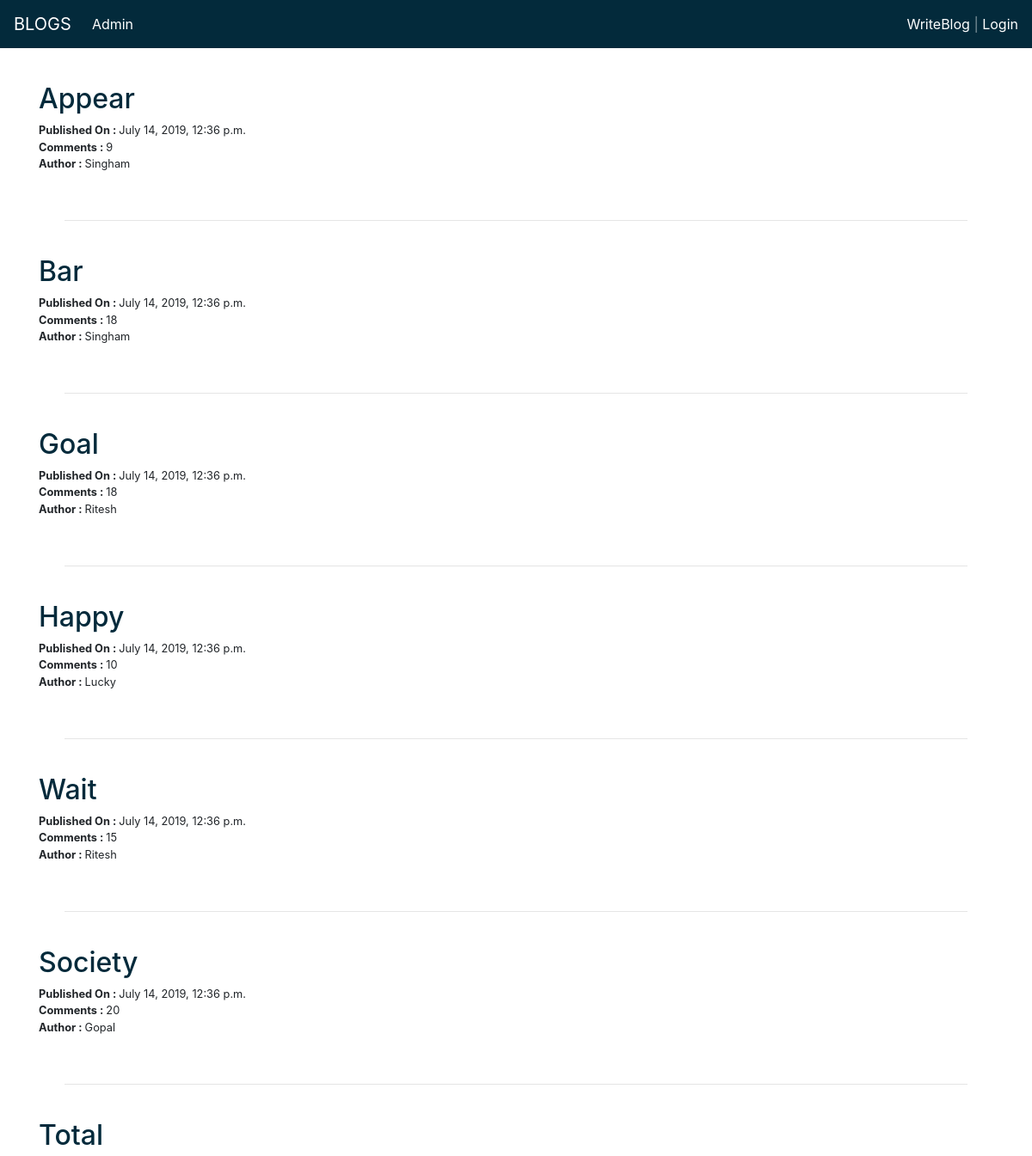
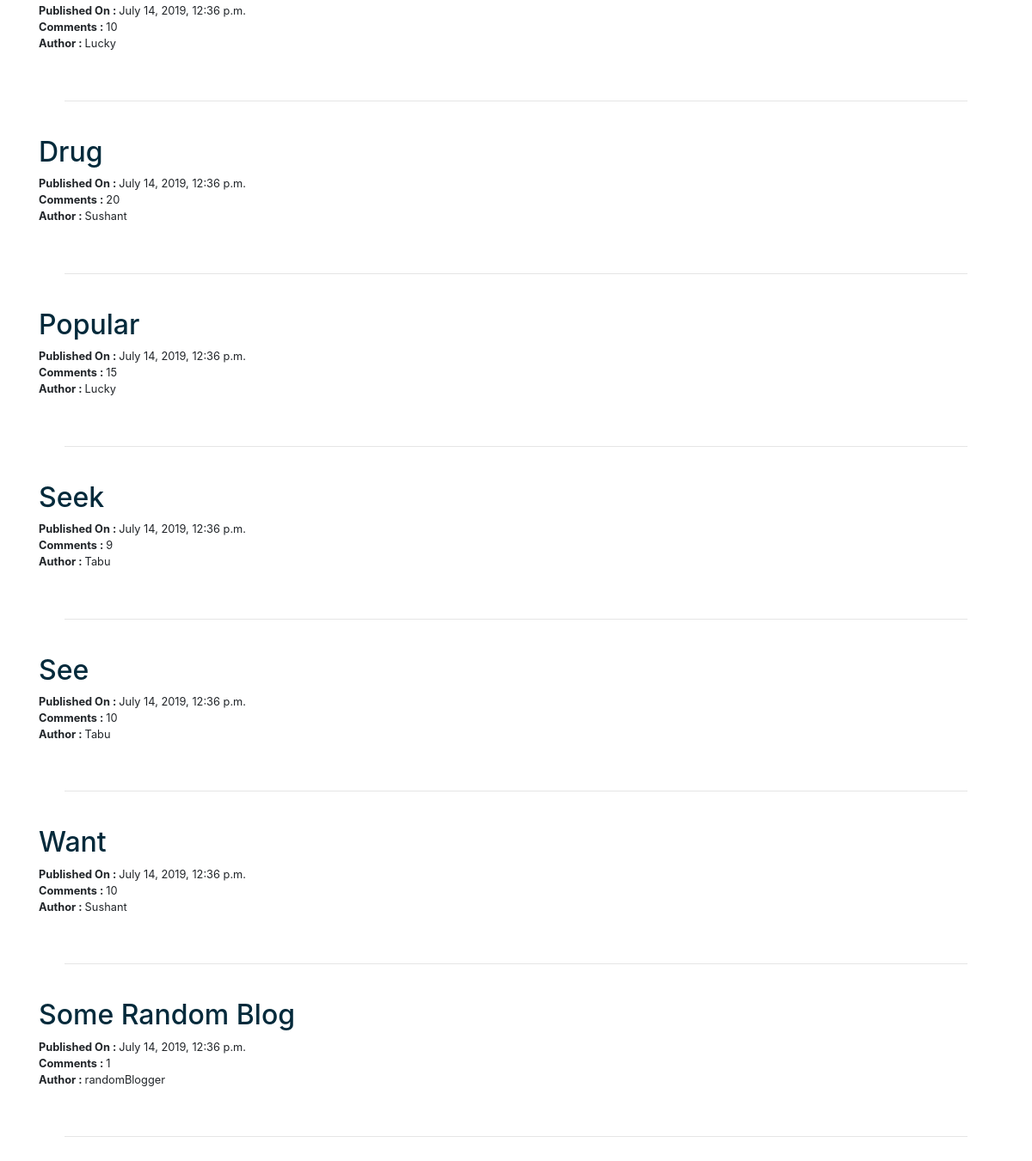
The app's page /blog/list/ with its own data (2 pictures, top to bottom).
### blog/models.py (models this page shows, shortened)
class Blog(models.Model):
    authorName = models.ForeignKey(User,on_delete=models.CASCADE,related_name='blog')
    title = models.CharField(max_length=200)
    content = models.TextField()
    created_date = models.DateTimeField(default=timezone.now)
    published_date = models.DateTimeField(blank=True, null=True)

class Comment(models.Model):
    post = models.ForeignKey(Blog,on_delete=models.CASCADE,related_name='comments')
    authorName = models.ForeignKey(User,on_delete=models.CASCADE,related_name='comments')
    content = models.TextField()
    created_date = models.DateTimeField(default=timezone.now)
    aproved = models.BooleanField(default=False)

### blog/views.py (the view)
# urls.py: path('list/', views.blogList.as_view(), name='blogListPage'),
class blogList(ListView):
    model = Blog
    template_name = 'blog/blogList.html'
    context_object_name = 'blogList'

### blog/templatetags/myTags.py (called while the page is built)
@register.filter
def customFilter(value):
    value = value.filter(aproved=True)
    return value

### blog/templates/blog/blogList.html
<!DOCTYPE html>
{% extends 'blog/base.html' %}
{% load myTags %}
  {% block body_block %}
    <br><br><br>
    {% for i in blogList reversed %}
      {% if i.published_date != None %}
        <h2><a class="blogLink" href="{% url 'blog:blogDisplayPage' pk=i.id %}">{{ i.title | title }}</a></h2>
        <p class="Info">
          <strong>Published On : </strong>{{ i.published_date }}<br>
          <strong>Comments : </strong>{{ i.comments.all | customFilter | length }}<br>
          <strong>Author : </strong>{{ i.authorName }}
        </p>
        <br><div class="container"><div class="container"><hr></div></div><br>
      {% endif %}
    {% endfor %}
  {% endblock %}

### static/blog/stylesheet/base.css (style rules this page uses)
p { font-size: 1.2rem; }
.blogLink { color: #032A3B; text-decoration: none; }
.Info { font-size: .8rem; }

### records on screen
Blog: title "Appear", published_date "July 14, 2019, 12:36 p.m.", comments.all|customFilter "9", authorName "Singham"
Blog: title "Bar", published_date "July 14, 2019, 12:36 p.m.", comments.all|customFilter "18", authorName "Singham"
Blog: title "Goal", published_date "July 14, 2019, 12:36 p.m.", comments.all|customFilter "18", authorName "Ritesh"
Blog: title "Happy", published_date "July 14, 2019, 12:36 p.m.", comments.all|customFilter "10", authorName "Lucky"
Blog: title "Wait", published_date "July 14, 2019, 12:36 p.m.", comments.all|customFilter "15", authorName "Ritesh"
Blog: title "Society", published_date "July 14, 2019, 12:36 p.m.", comments.all|customFilter "20", authorName "Gopal"
Blog: title "Total", published_date "July 14, 2019, 12:36 p.m.", comments.all|customFilter "10", authorName "Lucky"
Blog: title "Drug", published_date "July 14, 2019, 12:36 p.m.", comments.all|customFilter "20", authorName "Sushant"
Blog: title "Popular", published_date "July 14, 2019, 12:36 p.m.", comments.all|customFilter "15", authorName "Lucky"
Blog: title "Seek", published_date "July 14, 2019, 12:36 p.m.", comments.all|customFilter "9", authorName "Tabu"
Blog: title "See", published_date "July 14, 2019, 12:36 p.m.", comments.all|customFilter "10", authorName "Tabu"
Blog: title "Want", published_date "July 14, 2019, 12:36 p.m.", comments.all|customFilter "10", authorName "Sushant"
Blog: title "Some Random Blog", published_date "July 14, 2019, 12:36 p.m.", comments.all|customFilter "1", authorName "randomBlogger"
